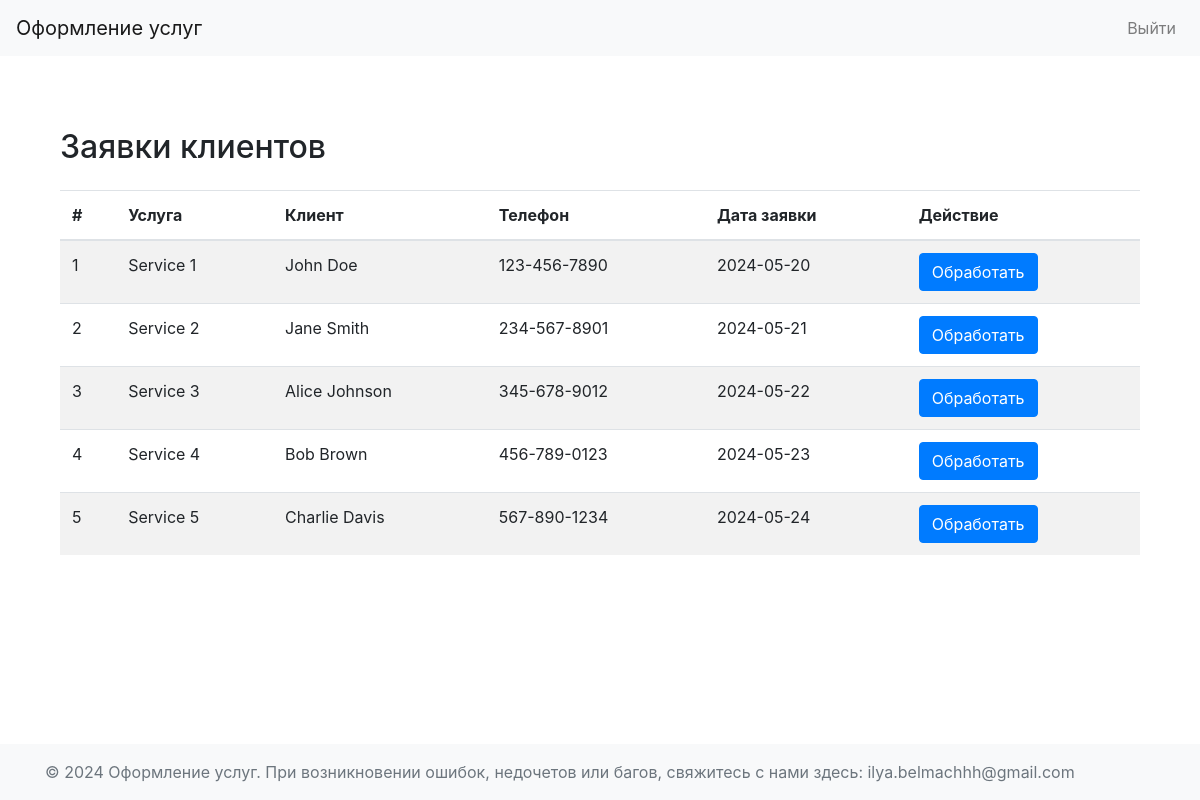
Page /view_requests on the earlier database version.
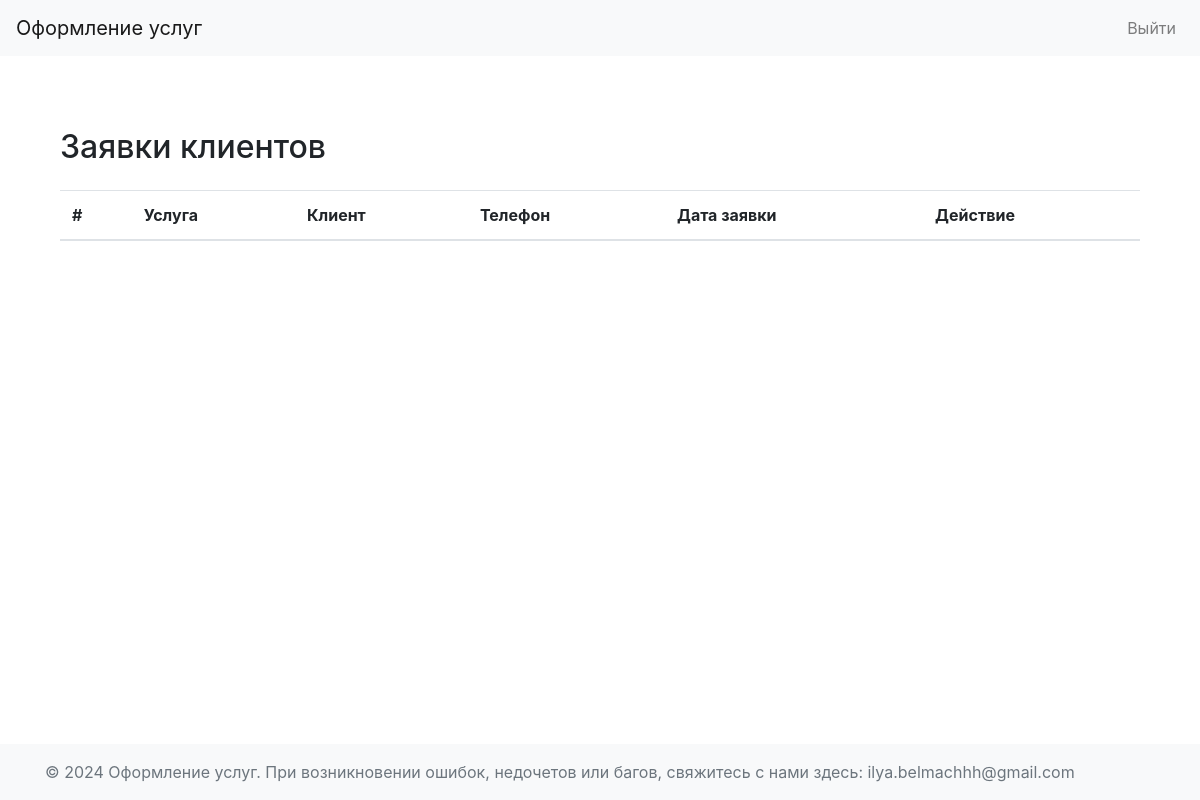
Same page on the later database version.
### app/models.py (models this page shows, shortened)
class OrderRequest(db.Model):
    __tablename__ = 'OrderRequest'
    id = db.Column(db.Integer, primary_key=True)
    client_id = db.Column(db.Integer, db.ForeignKey('Clients.id'), nullable=False)
    service_id = db.Column(db.Integer, db.ForeignKey('Services.id'))
    order_date = db.Column(db.Date, nullable=False)
    client = db.relationship('Clients', backref=db.backref('OrderRequest', lazy=True))
    service = db.relationship('Services', backref=db.backref('OrderRequest', lazy=True))

class Services(db.Model):
    __tablename__ = 'Services'
    id = db.Column(db.Integer, primary_key=True)
    service_name = db.Column(db.String(150), nullable=False)
    cost = db.Column(db.Float, nullable=False)

class Clients(db.Model):
    __tablename__ = 'Clients'
    id = db.Column(db.Integer, primary_key=True)
    full_name = db.Column(db.String(150), nullable=False)
    address = db.Column(db.String(250), nullable=False)
    telephone = db.Column(db.String(50), unique=True, nullable=False)
    login = db.Column(db.String(150), unique=True, nullable=False)
    password = db.Column(db.String(150), nullable=False)

### app/employees/routs.py (the view)
@employees.route('/view_requests')
def view_requests():
    requests = OrderRequest.query.all()
    return render_template('employee/employee_view_requests.html', requests=requests)

### app/templates/employee/employee_view_requests.html
{% extends "dashboard_base.html" %}
{% block content %}
<div class="container mt-5">
    <h2 class="mb-4">Заявки клиентов</h2>
    <table class="table table-striped">
        <thead>
            <tr>
                <th scope="col">#</th>
                <th scope="col">Услуга</th>
                <th scope="col">Клиент</th>
                <th scope="col">Телефон</th>
                <th scope="col">Дата заявки</th>
                <th scope="col">Действие</th>
            </tr>
        </thead>
        <tbody>
            {% for request in requests %}
            <tr>
                <td>{{ loop.index }}</td>
                <td>{{ request.service.service_name }}</td>
                <td>{{ request.client.full_name }}</td>
                <td>{{ request.client.telephone }}</td>
                <td>{{ request.order_date }}</td>
                <td>
                    <a href="{{ url_for('employees.create_order', request_id=request.id) }}" class="btn btn-primary">Обработать</a>
                </td>
            </tr>
            {% endfor %}
        </tbody>
    </table>
</div>
{% endblock %}

### app/templates/dashboard_base.html (shortened to what this page needs)
<!DOCTYPE html>
<html lang="en">
<head>
    <link rel="stylesheet" href="https://stackpath.bootstrapcdn.com/bootstrap/4.5.2/css/bootstrap.min.css">
    <link rel="stylesheet" href="{{ url_for('static', filename='css/styles.css') }}">
</head>
<body class="d-flex flex-column min-vh-100">
    <nav class="navbar navbar-expand-lg navbar-light bg-light">
        <a class="navbar-brand" href=#>Оформление услуг</a>
        <div class="collapse navbar-collapse" id="navbarNav">
            <ul class="navbar-nav ml-auto">
                <li class="nav-item">
                    <a class="nav-link" href="{{ url_for('users.login') }}">Выйти</a>
                </li>
            </ul>
        </div>
    </nav>
    <div class="container mt-4">
        {% block content %}
        {% endblock %}
    </div>
    <footer class="footer mt-auto py-3 bg-light">
        <div class="container">
            <span class="text-muted">&copy; 2024 Оформление услуг. При возникновении ошибок, недочетов или багов, свяжитесь с нами здесь: ilya.belmachhh@gmail.com</span>
        </div>
    </footer>
</body>
</html>

Differences in the rows shown:
removed OrderRequest: service.service_name "Service 1", client.full_name "John Doe", client.telephone "123-456-7890", order_date "2024-05-20"
removed OrderRequest: service.service_name "Service 2", client.full_name "Jane Smith", client.telephone "234-567-8901", order_date "2024-05-21"
removed OrderRequest: service.service_name "Service 3", client.full_name "Alice Johnson", client.telephone "345-678-9012", order_date "2024-05-22"
removed OrderRequest: service.service_name "Service 4", client.full_name "Bob Brown", client.telephone "456-789-0123", order_date "2024-05-23"
removed OrderRequest: service.service_name "Service 5", client.full_name "Charlie Davis", client.telephone "567-890-1234", order_date "2024-05-24"
